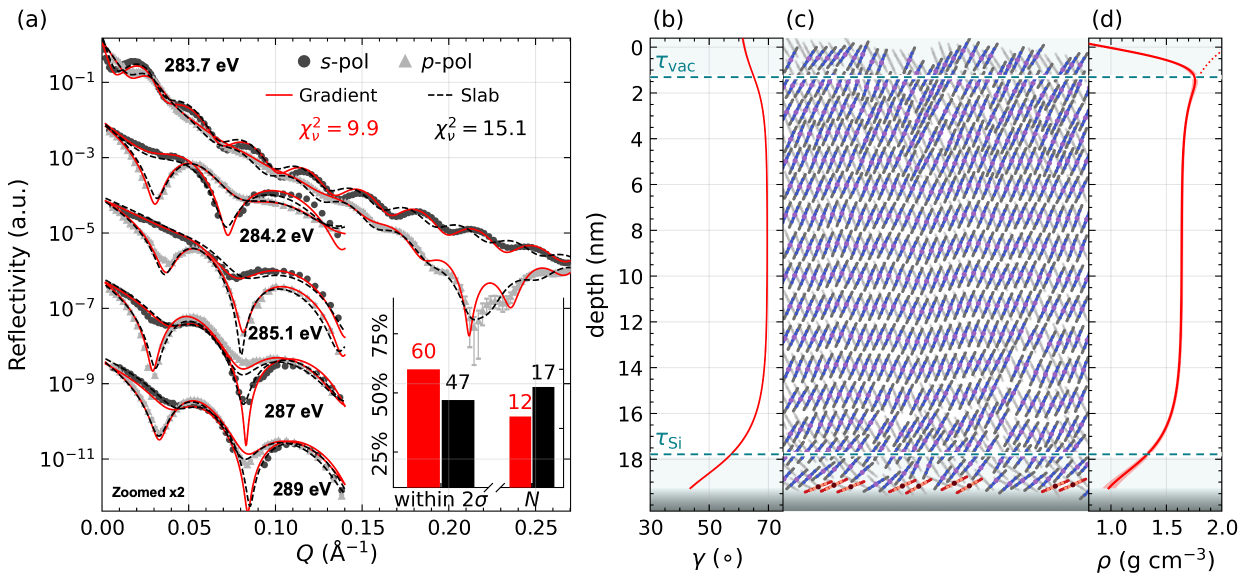
#> input picture notebooks/manuscript/FIG4.1.png, 2493 x 1164 px (shown at 1/2 size)
$ python -i fig4_panel_b_growth.py   (imports and definitions only)
#> lines starting #> are read from the running program, lines starting #| are printed output that depends on the picture
"""FIG4 panel-(b) molecule packing (lamellar herringbone strip).

Source of truth for the structure strip. Lamellae lie parallel to the
substrate and are laid down from the buried interface outward; inside each
lamella molecules tile laterally along a slipped-stack column axis that lies
in the growth plane, so the only tilted object is the macrocycle itself. The
herringbone alternates between successive lamellae rather than within one.
Vacuum is left; Si is right.

Standalone::

    uv run python fig4_panel_b_growth.py

From ``fig_5_graded.ipynb``, call ``configure_packing`` then ``draw_structure``.
"""

from __future__ import annotations

import sys
from collections.abc import Callable
from pathlib import Path
from typing import Any

import matplotlib.pyplot as plt
import numpy as np
from matplotlib.collections import LineCollection
from scipy.spatial import cKDTree
from numpy.typing import NDArray
from PIL import Image

HERE = Path(__file__).resolve().parent
REPO = HERE.parents[1]
if str(REPO / "src") not in sys.path:
    sys.path.insert(0, str(REPO / "src"))

SHOW_H = False
D_LAM = 14.2
PI_STACK = 3.4
L_MOL = 13.6
LAT_FRAC = 0.90
LIBRATION_DEG = 1.5
DISORDER_VAC_DEG = 5.0
DISORDER_SI_DEG = 12.0
POS_DISORDER_VAC = 0.55
POS_DISORDER_SI = 2.5  # depth scatter at the Si, fading over tau_Si into the bulk
STRAIN_MIN = 0.90
STRAIN_MAX = 1.35
STRAIN_ANISO_SI = 0.08
HERRINGBONE_MODE = "reflect"
HERRINGBONE_SPLAY_DEG = 28.9
GLIDE_FRAC = 0.5
TILT_FLOOR_DEG = 5.0
SIN_GAMMA_MIN = 0.35

# Packing. "crystal" (default) keeps the strip of the main branch (lamellae laid from
# Si outward, gamma(z) per lamella, density split between the two periods) with two
# changes. Every lamella carries the same herringbone class, as one column of the alpha
# cell does viewed along c (successive lamellae are related by the GLIDE_FRAC offset
# only, not by a mirror), and the cell it scales is the crystal one. The cell
# is PI_SPACING / n_b wide, so neighbouring ring planes sit PI_SPACING apart along their
# normal (n_b is the crystal stack-axis component N_B_CRYSTAL of the normal, or sin gamma
# where the tilt is too flat for it), and k_lam sin gamma deep, equal to the bulk period
# at the median tilt. Where rho(z) is below the density of that cell both periods dilate
# together, as on main; where it is above, only the lamellar period compresses, so the
# pi-plane spacing never closes below the crystal value. COLUMN_SLAB (c / 2 of the alpha
# cell) is the thickness one drawn column stands for, which makes the bulk lamellar
# period about 12.5 A. "main" reproduces the main-branch strip, whose bulk cell put the
# ring planes about 3.1 A apart.
PACKING = "crystal"  # "crystal" | "main"
PI_SPACING = 3.3215  # pi-plane spacing of the alpha cell (angstrom)
N_B_CRYSTAL = 0.848  # stack-axis component of the ring normal in the alpha cell
COLUMN_SLAB = 11.99  # c / 2 of the alpha cell (angstrom)
MAIN_CONTACT_ROWS = (
    1  # lamellae from the Si generated exactly as on main (the partial covering)
)
# The main-branch contact cell deepens with sin(gamma). A larger substrate tilt
# opens a gap under the crystal lamella above that partial row. Close this
# fraction of the free gap and leave CONTACT_GAP_CLEAR_A between the envelopes.
CONTACT_GAP_FILL = 1.0
CONTACT_GAP_CLEAR_A = 0.6
# After that register shift, the first crystal lamellae drop individually into
# whatever lateral room the contact rings leave. Atom centres stay this far
# apart, and only this fraction of the open drop is taken.
NESTLE_ROWS = 2
NESTLE_CLEAR_A = 1.8
# Gravity at the interface: each molecule of the first lamella above the contact patches
# falls until it meets the oxide (with its roughness allowance) or a molecule already
# placed, so over bare oxide it drops all the way down and stands between the lying
# patches; the second lamella falls at most 6 A into the holes of the first, and only
# the CARRY_QUANTILE of its drops carries the bulk down, so the holes fill without
# packing the zone above rho(z).
NESTLE_MAX_A = (30.0, 6.0)  # the second value also caps every settled lamella
NESTLE_FILL = (1.0, 1.0)
# The lamellae above the nestled ones, up to SETTLE_ZONE_TAU * tau_Si from the Si, then
# settle onto the lamella below each, by up to SETTLE_MAX_A and SETTLE_FILL of the open
# drop, so a dip in the lamella below is followed instead of leaving a void above it. The
# bulk above keeps its rho(z) lamellar register, carried down by the median settle of the
# last settled lamella, and the cap on the settle decays as exp(-dz / tau_Si) beyond the
# zone, so local dips are still followed but the bulk register is left alone.
SETTLE_FILL = 1.0
# quantile of a lamella's drops that carries the lamellae above it down: below 0.5 the
# molecules that fall into holes fill them without pulling the whole bulk after them
CARRY_QUANTILE = 0.1
SETTLE_MAX_A = 4.0
SETTLE_ZONE_TAU = 10.0
# Closed interfacial film and density check; see draw_structure. With FILM_DENSE the
# settled lamellae keep the crystal pitch, so the film has no voids, and DENSITY_CORRECT
# removes the resulting excess over the interfacial zone from the partial contact
# covering (keep fraction at least CONTACT_KEEP_MIN), the one place vacancies may sit.
FILM_DENSE = True
# The partial contact covering is drawn as closed patches of lying molecules: pi stacked
# as a slipped cofacial stack at CONTACT_TILT_DEG (ring planes PI_SPACING apart, tilt
# scatter CONTACT_SPREAD_DEG), with the vacancies grouped by a field with lateral periods
# CONTACT_PATCH_PERIODS_A into bare oxide between patches. False restores the
# main-branch contact row with random vacancies.
CONTACT_PATCHES = True
CONTACT_SPREAD_DEG = 4.0
CONTACT_JITTER_A = 0.3
CONTACT_PATCH_PERIODS_A = (22.0, 33.0, 51.0)  # short enough for several islands across the panel
PATCH_SEED = 2  # seed of the patch layout alone (None: SEED + 13); the rest of the strip is unchanged
# Lying contact patches are marked by a soft red halo (a PowerPoint-style glow) under
# the front column, with a thin white rim between halo and molecule.
PATCH_GLOW = True
PATCH_GLOW_COLOR = "red"  # the gradient-trace red
PATCH_GLOW_WIDTH_A = 6.5  # outer reach of the glow (line width, A)
PATCH_GLOW_STEPS = 20  # translucent layers, widths spaced for a Gaussian falloff
PATCH_GLOW_ALPHA = 0.05  # opacity per layer; the core gets about STEPS x ALPHA
PATCH_RIM_A = 1.5  # thin rim right around the molecule
PATCH_RIM_COLOR = "white"  # None draws the glow alone
# "glow" marks the islands with the halo above; "color" instead recolours their atoms and
# bonds with PATCH_PALETTES[PATCH_PALETTE] (element contrast kept, no halo).
PATCH_STYLE = "color"
PATCH_PALETTE = "red"
PATCH_PALETTES = {  # element colours and bond colour of the island molecules
    "green": {"C": "#238b45", "N": "#74c476", "Zn": "#00441b", "bond": "#1a6b35"},
    "red": {"C": "#cb181d", "N": "#fc9272", "Zn": "#67000d", "bond": "#a50f15"},
}
# CONTACT_TILT_DEG is the patch tilt (more lying than standing). LAST_DRAW
# ["contact_band_gamma"] reports the drawn and fitted cos^2-mean tilt over the first
# CONTACT_BAND_A from the Si, patches and the lamella nestled into them together.
CONTACT_TILT_DEG = 28.0
PATCH_SINK_A = 3.0  # how far the lying patches reach into the rough oxide (rms roughness 2.7 A)
CONTACT_BAND_A = 12.0
DENSITY_CORRECT = True
DENSITY_PASSES = 5
CONTACT_KEEP_MIN = 0.3
CONTACT_KEEP: dict[int, float] = {}
# The first standing lamella sandwiches onto the islands, so the first FILL_BAND_A from
# the Si would hold more molecules than rho(z) allows. The density passes leave out the
# filling-layer molecules right over the island cores (patch field below FILL_CUT)
# until that band follows rho(z); the next lamella then falls into the space.
FILL_BAND_A = 0.0  # 0: off; the cascade below fills the holes instead, at a low density
FILL_CUT: dict[int, float] = {}
# A lamella that settles ends up deeper than its register row, where rho(z) is lower and
# gamma(z) differs. The density passes record each lamella's median drop, and the next
# pass takes its lateral pitch and tilt from rho and gamma at the settled depth, so the
# lamellae can fall into the gaps without packing the interface above rho(z).
ROW_DROP: dict[int, float] = {}
# Cascade above the filling layer: a molecule with nothing of the lamella below within
# HOLE_WIDTH_A of it laterally sits over a hole and falls up to HOLE_MAX_A into it; one
# that is supported may fall CASCADE_DECAY of the median drop of the molecules under it
# plus an allowance that decays away from the Si, so the disorder seeded at the Si
# cascades up and dies out before the bulk.
HOLE_WIDTH_A = 4.0
HOLE_MAX_A = 20.0
CASCADE_DECAY = 0.7
CASCADE_BASE_A = 10.0  # extra fall allowed at the Si, decaying over CASCADE_TAU * tau_Si
CASCADE_TAU = 2.0
CRYSTAL_SENSE = -1  # herringbone sense of every other lamella of the front column
# Contact and clash handling (crystal packing). No drawn atom crosses the Si: a molecule
# whose lowest atom would sit closer than SUB_REST_A to the surface is lifted until it
# rests there, so the partial contact covering lies on the substrate rather than in it.
# No two molecules of one column come closer than CLASH_A, atom centre to atom centre
# (drawn C discs are 1.3 A wide, so 1.8 A leaves a visible margin; tighter values push apart lamellae that touch end to end in the crystal itself): a molecule that
# would is lifted away from the Si by up to MAX_LIFT_A, then nudged sideways by up to
# MAX_SLIDE_A, and otherwise left out as a vacancy. The two columns lie in different
# planes along the view, so they are not tested against each other.
SUB_REST_A = 0.6
# The native oxide is rough (rms 2.7 A in the graded fit, oxide "rough"), so a molecule
# may reach below the mean Si surface: each draws an allowance |N(0, SUB_ROUGH_A)|, capped
# at 2 SUB_ROUGH_A, measured from the surface itself. The contact covering then keeps the
# tilt it anchors with instead of being lifted wholesale. 0 restores the hard SUB_REST_A wall.
SUB_ROUGH_A = 2.7
# Free-surface terrace (topmost lamella) of the front column: True leaves out a random
# SURFACE_VACANCY_FRAC of its molecules, giving a broken surface; False fills it.
SURFACE_VACANCIES = True
SURFACE_VACANCY_FRAC = 0.15
SURFACE_WINDOW_A = 60.0  # depth over which the top lamellae are drawn together (0: off)
SURFACE_SQUEEZE_MIN = 0.85
CLASH_A = 1.8
MAX_LIFT_A = 2.5
MAX_SLIDE_A = 0.5
SLIDE_COST = 4.0  # a sideways move costs this many times a lift of the same size
# In-lamella disorder: the tilt deviation is TILT_CORR correlated along the lamella (smooth
# over 3 to 9 nm) and the lateral jitter is LATERAL_JITTER_FRAC of the depth jitter, so
# neighbours do not cut into each other or open gaps; the spread in depth is unchanged.
TILT_CORR = 0.9
LATERAL_JITTER_FRAC = 0.3
# Inside the film (every lamella above the partial contact covering) a molecule is never
# left out, so no void opens there: the search widens to FILM_LIFT_A and FILM_SLIDE_A, and
# as a last resort accepts FILM_CLASH_MIN_A, where the drawn discs just meet. Vacancies are
# therefore confined to the partial covering on the Si.
FILM_LIFT_A = 8.0
FILM_SLIDE_A = 1.0
FILM_CLASH_MIN_A = 1.35
LAST_DRAW: dict = {}   # molecules of the last draw_structure call, for diagnostics
DRAW_BEHIND = True  # the column behind (c = 1/2): same generation, opposite tilt
BEHIND_ALPHA = (
    0.25  # chosen from a sweep: legible behind the front column without crowding it
)
BEHIND_GREY = "0.70"
BEHIND_SHIFT_A = (
    -1.2,
    2.0,
)  # (depth, lateral) offset of the column behind, an oblique view

# Substrate exclusion, added for the interface comparison. "off" reproduces the
# published strip byte for byte and is the default. "clip" rejects any molecule
# whose drawn footprint crosses into the substrate; the test sits after the
# random draws for that molecule, so every other molecule keeps the random
# numbers it had and the two renders differ only by the molecules removed.
# "shift" additionally seeds the lamellar register where a tilted molecule can
# sit flush against the substrate, so the first row is thinned rather than
# deleted wholesale. That moves every row, so the whole strip redraws.
SUBSTRATE_MODE = "off"  # "off" | "clip" | "shift" | "tilt"
TILT_SEARCH_N = 60  # grid points for the substrate tilt clamp
SUB_CLEAR = 0.0  # extra clearance, angstrom, e.g. a drawn atomic radius
SUB_LIFT = 0.0  # extra clearance when "tilt" has to translate a molecule
SLAB_THICK = 14.0
ATOMIC_MASS = {"H": 1.008, "C": 12.011, "N": 14.007, "O": 15.999, "Zn": 65.38}
N_AVOGADRO = 6.02214076e23
CORR_FRAC = 0.5
CORR_FLOOR = 0.35
SEED = 17
ALIGN_EPS = 1e-8
N_BULK_Z_MIN = 0.25

ELEM_COLORS = {"C": "#6e6e6e", "N": "#3b55d0", "Zn": "#9a63c0"}
ELEM_RADIUS = {"C": 0.60, "N": 0.66, "Zn": 1.00}
BOND_COLOR = "#585858"
ATOM_DRAW_SCALE = 1.07
BOND_WIDTH_A = 0.38

XYZ = HERE / "tpznpc_0m.xyz"
OUT_PNG = HERE / "FIG4_panel_b_replay.png"
OUT_PDF = HERE / "FIG4_panel_b_replay.pdf"
COMPARE_PNG = HERE / "FIG4_panel_b_vs_41.png"
REF_FIG41 = HERE / "FIG4.1.png"

Z_LEFT = -6.0
PANEL_B_HEIGHT_IN = 1.035
TAU_COLOR = "#0b7f8a"
TAU_LW = 0.85
TAU_LS = (0, (4, 3))

Z_G: NDArray[np.float64] | None = None
RHO_MAT: NDArray[np.float64] | None = None
ALPHA_G: NDArray[np.float64] | None = None
TOTAL = 0.0
TAU_SI = 0.0
TAU_VAC = 0.0
SURF_ROUGH = 0.0
RHO_BULK_REF = 1.0
MOLAR_MASS = 0.0
DEPTH_XLIM: tuple[float, float] = (Z_LEFT, 0.0)

ELS: NDArray[np.str_] | None = None
MOL: NDArray[np.float64] | None = None
BONDS: list[tuple[int, int]] = []
KEEP: NDArray[np.bool_] | None = None

_HighlightFn = Callable[..., None]
_highlight_fn: _HighlightFn | None = None


# [1129 lines left out: functions nevot_croce_density, _load_znpc, configure_packing, _gamma, highlight_interface, shade_substrate and 16 more, not called in this run]


def write_comparison(replay_path: Path) -> None:
    """Save a side-by-side crop of FIG4.1 panel (b) vs the replay strip."""
#> called with replay_path = 'FIG4_panel_b_replay.png'
    if not REF_FIG41.exists():
        return
    ref = Image.open(REF_FIG41).convert("RGB")
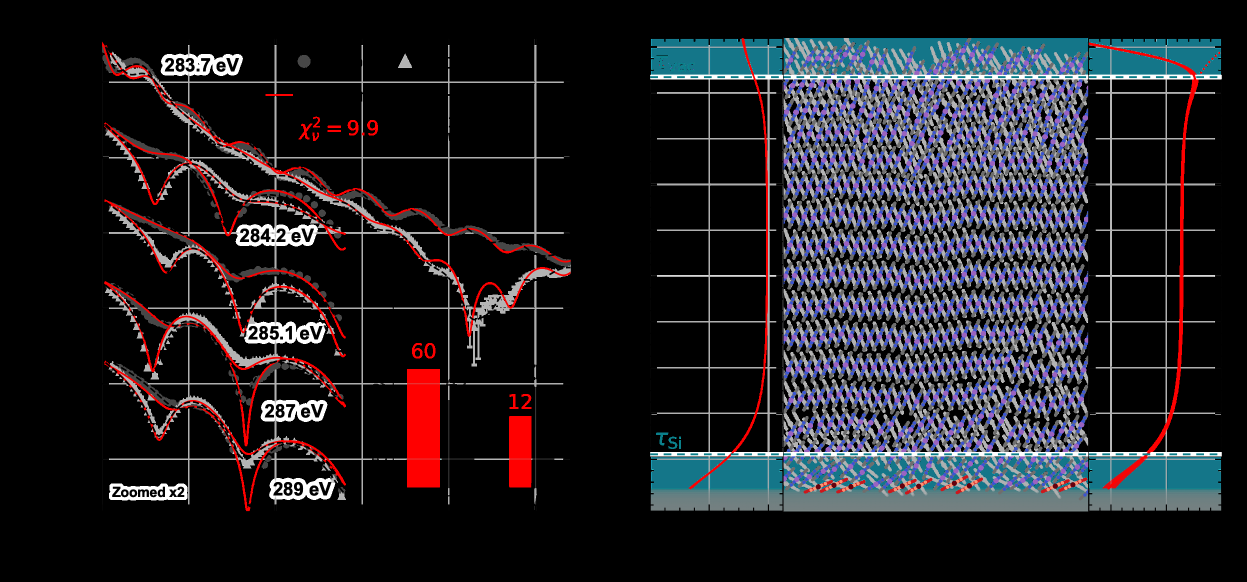
#> ref: PIL image 2493x1164 RGB (shown at 1/2 size); mean R, G, B 33.1, 31.3, 36.6
    rw, rh = ref.size
#> rw = 2493; rh = 1164
    box = (int(0.12 * rw), int(0.42 * rh), int(0.95 * rw), int(0.58 * rh))
#> box = (299, 488, 2368, 675)
    ref_crop = ref.crop(box)
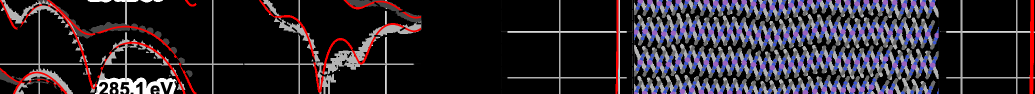
#> ref_crop: PIL image 2069x187 RGB (shown at 1/2 size); mean R, G, B 42.7, 36.4, 43.6
    replay = Image.open(replay_path).convert("RGB")
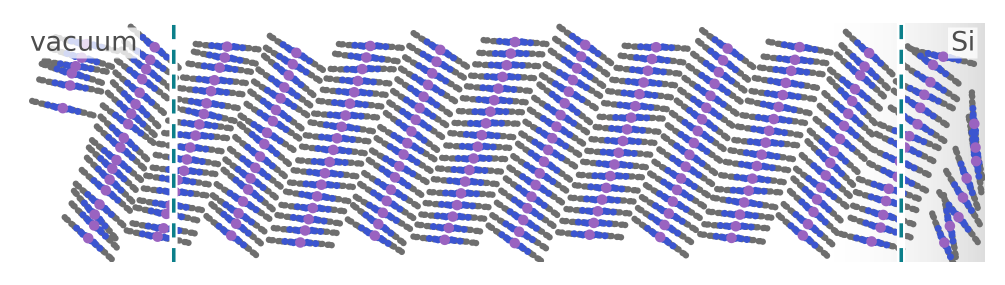
#> input picture notebooks/manuscript/FIG4_panel_b_replay.png, 2010 x 570 px (shown at 1/2 size)
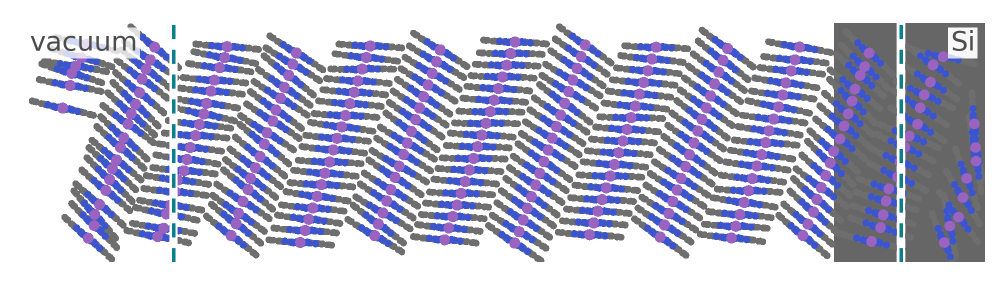
#> replay: PIL image 2010x570 RGB (shown at 1/2 size); mean R, G, B 186, 186.1, 209
    hgt = 220
    ref_r = ref_crop.resize((int(ref_crop.width * hgt / ref_crop.height), hgt))
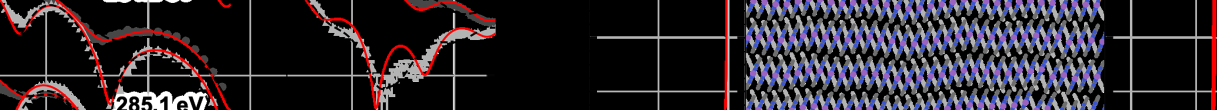
#> ref_r: PIL image 2434x220 RGB (shown at 1/2 size); mean R, G, B 43.1, 36.8, 44.1
    rep_r = replay.resize((int(replay.width * hgt / replay.height), hgt))
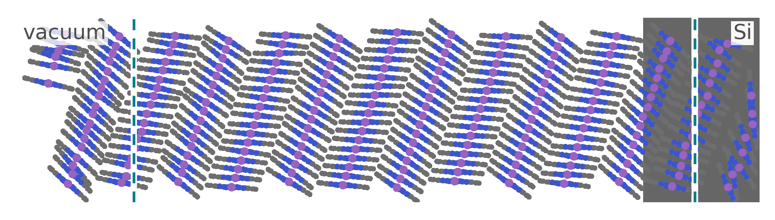
#> rep_r: PIL image 775x220 RGB; mean R, G, B 185.4, 185.5, 208.6
    width = ref_r.width + rep_r.width + 16
#> width = 3225
    canvas = Image.new("RGB", (width, hgt + 28), (255, 255, 255))
#> canvas: PIL image 3225x248 RGB; every value is 255
    canvas.paste(ref_r, (0, 24))
    canvas.paste(rep_r, (ref_r.width + 16, 24))
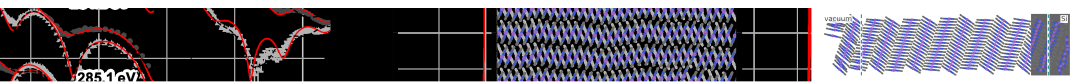
#> canvas: PIL image 3225x248 RGB (shown at 1/3 size); mean R, G, B 98.3, 94.1, 103.9
    canvas.save(COMPARE_PNG)


# [18 lines left out: function main, not called in this run]


# [2 lines not run here, left out]

>>> result = write_comparison('FIG4_panel_b_replay.png')
